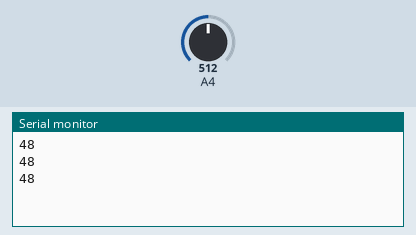
Simulated run of this sketch. Board: Arduino Mega 2560, built with avr-gcc and run on an emulated ATmega2560. On the bench: the last lines printed to the serial monitor. The test bench sets the inputs (shaded band); at power-on: A4 = 512.

Above: at 1.3 s.
1.4 s: A4 set to 716
At 1.9 s:
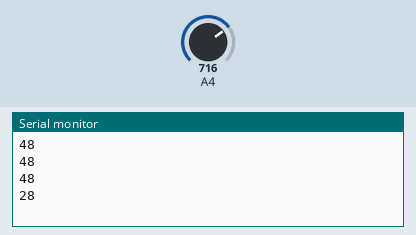
2.9 s: A4 set to 900
At 3.4 s:
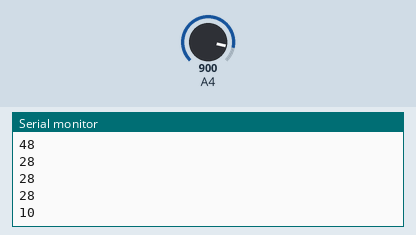
Timing chart, 0 to 5.9 s (numbered marks = the images above; inputs shaded):
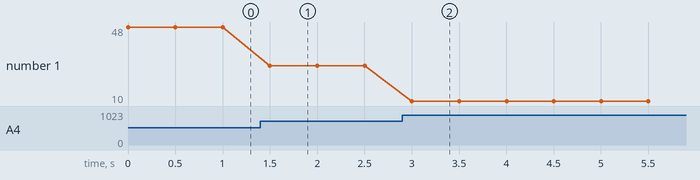

Measured:
- after the input at 1.4 s, the serial monitor: prints a new line after 0.10 s (image 1)
- after the input at 2.9 s, the serial monitor: prints a new line after 0.10 s (image 2)
- plotted number 1: 48 → 28 after the input at 1.4 s, 28 → 10 after the input at 2.9 s

The sketch:

Lightsensor.ino
```cpp
int analog_value = 0;
void setup()
{
     Serial.begin(9600);
}

void loop()
{
     analog_value = analogRead(36);
      if(analog_value > 1000){
        analog_value = 1000;
      }
      int ll = (1000 - analog_value)*100/1000;
      Serial.println(ll);
      delay(500);
}
```
